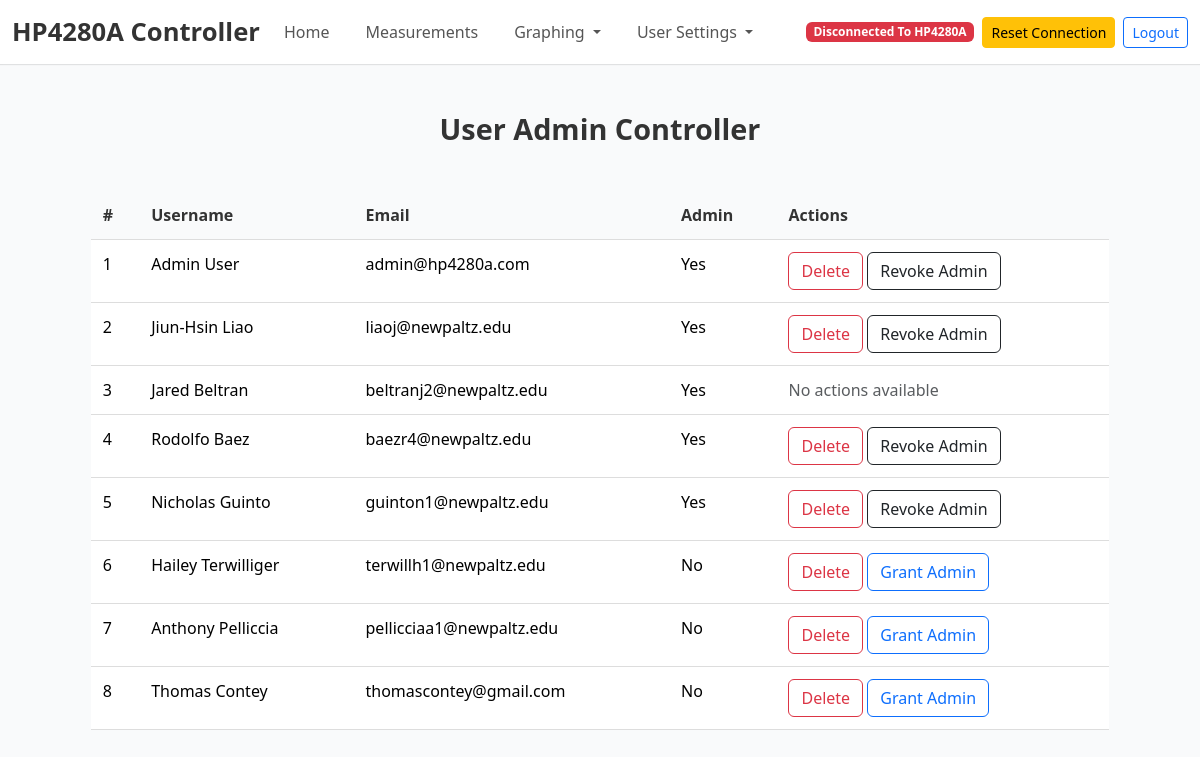
Screenshot of /documentation (signed in) with the database file from the repository.
### tables this page shows
CREATE TABLE users (
            id INTEGER PRIMARY KEY AUTOINCREMENT,
            first_name TEXT NOT NULL,
            last_name TEXT NOT NULL,
            email TEXT NOT NULL UNIQUE,
            password TEXT NOT NULL,
            is_admin INTEGER NOT NULL DEFAULT 0
        );

### main.py (the view, shortened to what this page needs)
@app.route('/documentation', methods=["GET", "POST"])
def documentation():
    if 'email' not in session:
        flash("Please log in to access this page.", "error")
        return redirect(url_for("login"))
    user = get_user_by_email(session['email'])
    if not user:
        flash("User not found. Please log in again.", "error")
        return redirect(url_for("login"))
    if user[5] == 0:  # Check the `is_admin` value
        flash("You do not have permission to access this page.", "error")
        return redirect(url_for("login"))
    conn = sqlite3.connect(DB_path)
    cursor = conn.cursor()
    cursor.execute("SELECT first_name, last_name, email, id, is_admin FROM users WHERE email != 'demo@hp4280a.com'")
    users = cursor.fetchall()
    conn.close()
    return render_template("documentation.html", users=users, logged_in_email=session['email'])

### database.py (called while the page is built)
def get_user_by_email(email):
    conn = sqlite3.connect(DB_path)
    cursor = conn.cursor()
    cursor.execute('''
        SELECT * FROM users WHERE email = ?
    ''', (email,))
    user = cursor.fetchone()
    conn.close()
    return user

### main.py (called while the page is built, shortened)
@app.context_processor
def inject_user_info():
    if 'email' in session:
        user = get_user_by_email(session['email'])
        if user:
            return {
                'username': f"{user[1]} {user[2]}",  # First name and last name
                'user_id': user[0],  # User ID
                'email': user[3],  # Email
                'is_admin': user[5] == 1  # Check if the user is an admin (assuming `is_admin` is the 6th column)
            }

@app.context_processor
def inject_connection_status():
    return {
        'connection_status': 'failure',
        'terminal_output': ["No connection."]
    }

### templates/documentation.html (shortened to what this page needs)
{% extends "base.html" %}
{% block content %}
<h3 class="text-center mt-5 mb-4">User Admin Controller</h3>
<div class="table-container">
    <table class="table">
        <thead>
            <tr>
                <th>#</th>
                <th>Username</th>
                <th>Email</th>
                <th>Admin</th>
                <th>Actions</th>
            </tr>
        </thead>
        <tbody>
            {% for user in users %}
            <tr>
                <td>{{ loop.index }}</td>
                <td>{{ user[0] }} {{ user[1] }}</td>
                <td>{{ user[2] }}</td>
                <td>{{ "Yes" if user[4] == 1 else "No" }}</td>
                <td class="action-buttons">
                    {% if user[2] != logged_in_email %}
                        <form method="POST" action="{{ url_for('documentation') }}" style="display:inline;" onsubmit="return confirmDelete()">
                            <button type="submit" name="action" value="delete" class="btn btn-outline-danger">Delete</button>
                        </form>
                        {% if user[4] == 0 %}
                        <form method="POST" action="{{ url_for('documentation') }}" style="display:inline;">
                            <button type="submit" name="action" value="grant_admin" class="btn btn-outline-primary">Grant Admin</button>
                        </form>
                        {% else %}
                        <form method="POST" action="{{ url_for('documentation') }}" style="display:inline;">
                            <button type="submit" name="action" value="revoke_admin" class="btn btn-outline-dark">Revoke Admin</button>
                        </form>
                        {% endif %}
                    {% else %}
                        <span class="text-muted">No actions available</span>
                    {% endif %}
                </td>
            </tr>
            {% endfor %}
        </tbody>
    </table>
</div>
{% endblock %}

### templates/documentation.html (style rules this page uses)
body { background-color: #f9f9f9; color: #333; }
h3 { font-size: 1.8rem; font-weight: 600; color: #333; }
.table-container { max-width: 90%; margin: 0 auto; padding: 20px; margin-top: 20px; }
.table { width: 100%; border-collapse: collapse; font-size: 1rem; }
.table th, .table td { padding: 12px; text-align: left; border-bottom: 1px solid #ddd; }
.table th { font-weight: bold; color: #333; background-color: transparent; }

### rows the page displays
users: first_name "Admin", last_name "User", email "admin@hp4280a.com", is_admin "Yes"
users: first_name "Jiun-Hsin", last_name "Liao", email "liaoj@newpaltz.edu", is_admin "Yes"
users: first_name "Jared", last_name "Beltran", email "beltranj2@newpaltz.edu", is_admin "Yes", shows "No actions available"
users: first_name "Rodolfo", last_name "Baez", email "baezr4@newpaltz.edu", is_admin "Yes"
users: first_name "Nicholas", last_name "Guinto", email "guinton1@newpaltz.edu", is_admin "Yes"
users: first_name "Hailey", last_name "Terwilliger", email "terwillh1@newpaltz.edu", is_admin "No"
users: first_name "Anthony", last_name "Pelliccia", email "pellicciaa1@newpaltz.edu", is_admin "No"
users: first_name "Thomas", last_name "Contey", email "thomascontey@gmail.com", is_admin "No"
